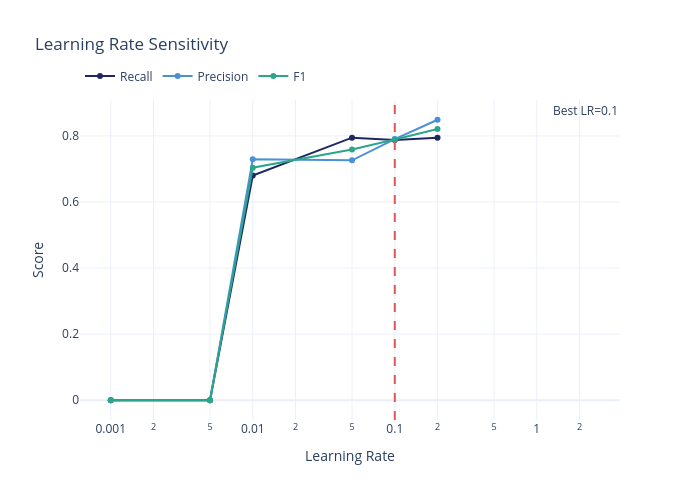

The cell this chart's notebook holds for it:
### Markdown cell above
---
## 11. Hyperparameter Sensitivity: Learning Rate

### Code cell
# Sweep learning rate with fixed other hyperparameters
lr_sensitivity = []
lrs = [0.001, 0.005, 0.01, 0.05, 0.1, 0.2]

for lr in lrs:
    lgb_lr = Pipeline([
        ("prep", prep_tree),
        ("clf", LGBMClassifier(
            n_estimators=lgb_clf.n_estimators,
            max_depth=lgb_clf.max_depth,
            learning_rate=lr,
            num_leaves=lgb_clf.num_leaves,
            min_child_samples=lgb_clf.min_child_samples,
            scale_pos_weight=pos_weight,
            random_state=RANDOM_STATE,
            verbose=-1,
            n_jobs=-1,
        )),
    ])
    
    lgb_lr.fit(X_train, y_train)
    y_pred_lr = lgb_lr.predict(X_test)
    y_score_lr = lgb_lr.predict_proba(X_test)[:, 1]
    
    lr_sensitivity.append({
        "learning_rate": lr,
        "recall": recall_score(y_test, y_pred_lr),
        "precision": precision_score(y_test, y_pred_lr, zero_division=0),
        "f1": f1_score(y_test, y_pred_lr),
        "auc": roc_auc_score(y_test, y_score_lr),
    })

df_lr_sens = pd.DataFrame(lr_sensitivity)

fig_lr_sens = go.Figure()
for metric, color in [("recall", COLORS["navy"]), ("precision", COLORS["accent"]),
                       ("f1", COLORS["green"])]:
    fig_lr_sens.add_trace(go.Scatter(
        x=df_lr_sens["learning_rate"], y=df_lr_sens[metric],
        name=metric.capitalize(),
        line=dict(color=color, width=2),
        mode="lines+markers",
    ))

fig_lr_sens.add_vline(x=lgb_clf.learning_rate, line_dash="dash", line_color=COLORS["red"],
                       annotation_text=f"Best LR={lgb_clf.learning_rate}")

fig_lr_sens.update_layout(
    title="Learning Rate Sensitivity",
    xaxis_title="Learning Rate",
    xaxis_type="log",
    yaxis_title="Score",
    height=500, width=700,
    legend=dict(orientation="h", y=1.12),
)
fig_lr_sens.show()
save_chart(fig_lr_sens, MODEL_SLUG, "learning_rate_sensitivity")

### Figure 1 — Plotly figure (JSON) as saved in the notebook; plotly's stock layout.template omitted (floating-point values rounded to 4 significant figures)
{"data": [{"line": {"color": "#1E2761", "width": 2}, "mode": "lines+markers", "name": "Recall", "type": "scatter", "x": [0.001, 0.005, 0.01, 0.05, 0.1, 0.2], "y": [0.0, 0.0, 0.6801, 0.7946, 0.7879, 0.7946]}, {"line": {"color": "#4A90D9", "width": 2}, "mode": "lines+markers", "name": "Precision", "type": "scatter", "x": [0.001, 0.005, 0.01, 0.05, 0.1, 0.2], "y": [0.0, 0.0, 0.7292, 0.7262, 0.7905, 0.8489]}, {"line": {"color": "#2CA58D", "width": 2}, "mode": "lines+markers", "name": "F1", "type": "scatter", "x": [0.001, 0.005, 0.01, 0.05, 0.1, 0.2], "y": [0.0, 0.0, 0.7038, 0.7588, 0.7892, 0.8209]}], "layout": {"annotations": [{"showarrow": false, "text": "Best LR=0.1", "x": 0.1, "xanchor": "left", "xref": "x", "y": 1, "yanchor": "top", "yref": "y domain"}], "height": 500, "legend": {"orientation": "h", "y": 1.12}, "shapes": [{"line": {"color": "#E15554", "dash": "dash"}, "type": "line", "x0": 0.1, "x1": 0.1, "xref": "x", "y0": 0, "y1": 1, "yref": "y domain"}], "title": {"text": "Learning Rate Sensitivity"}, "width": 700, "xaxis": {"title": {"text": "Learning Rate"}, "type": "log"}, "yaxis": {"title": {"text": "Score"}}}}
